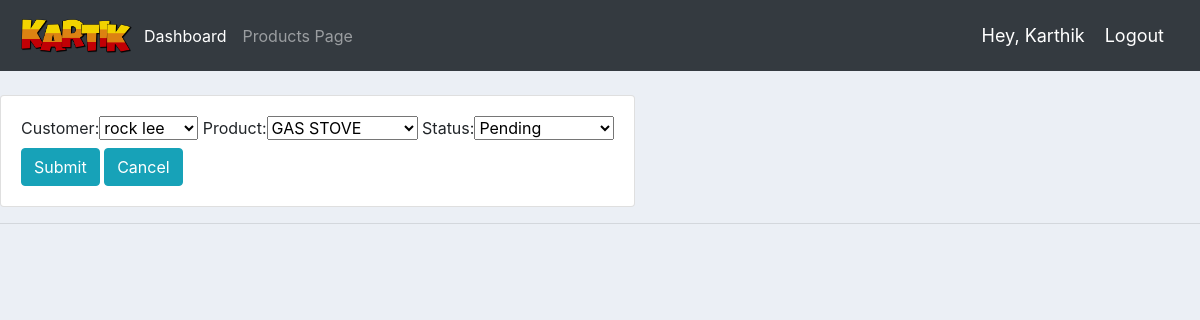
Screenshot of /update_order/3/ (signed in) with the database file from the repository.
### folder1/models.py (models this page shows, shortened)
class Order(models.Model):
	STATUS = (
			('Pending', 'Pending'),
			('Out for delivery', 'Out for delivery'),
			('Delivered', 'Delivered'),
			)
	customer = models.ForeignKey(Customer, null=True, on_delete= models.SET_NULL)
	product = models.ForeignKey(Product, null=True, on_delete= models.SET_NULL)
	date_created = models.DateTimeField(auto_now_add=True, null=True)
	status = models.CharField(max_length=200, null=True, choices=STATUS)

### folder1/views.py (the view)
# urls.py: path('update_order/<str:pk>/', views.updateOrder, name="update_order"),
@login_required(login_url='login')
def updateOrder(request, pk):
	order = Order.objects.get(id=pk)
	form = OrderForm(instance=order)
	if request.method == 'POST':
		form = OrderForm(request.POST, instance=order)
		if form.is_valid():
			form.save()
			return redirect('/')
	context = {'form':form}
	return render(request, 'account/Order_form.html', context)

### folder1/forms.py
class OrderForm(ModelForm):
	class Meta:
		model = Order
		fields = '__all__'

### folder1/models.py (called while the page is built)
	def __str__(self):
		return self.name

	def __str__(self):
		return self.name

### folder1/templates/account/Order_form.html (shortened to what this page needs)
{%  extends 'account/main.html' %}
{% load static %}
{% block content %}
<br>
<div class="row">
	<div class="col-mid-7">
		<div class="card card-body">
            <form action="" method="POST">
	          {{form}}
	          <br>
	          <input class="btn btn-info" type="submit" name="submit">
	          <a class="btn btn-info" href="{% url 'home' %}">Cancel</a>
            </form>
        </div>
    </div>
</div>
{% endblock %}

### folder1/templates/account/Navbar.html (shortened to what this page needs)
{% load static %}
<nav class="navbar navbar-expand-lg navbar-dark bg-dark">
  <img style="width: 90pt" src="{% static 'Images/logo.png' %}">
  <div class="collapse navbar-collapse" id="navbarNavDropdown">
    <ul class="navbar-nav">
      <li class="nav-item active">
        <a class="nav-link" href="{% url 'home' %}">Dashboard</a>
      </li>
      <li class="nav-item">
        <a class="nav-link" href="{% url 'products' %}">Products Page</a>
      </li>
    </ul>
  </div>
  <span class="hello-msg">Hey, {{request.user}}</span>
  <span><a class="hello-msg" href="{% url 'logout' %}">Logout</a></span>
</nav>

### Static/css/main.css (style rules this page uses)
body { background-color: #ebeff5; }

### folder1/templates/account/Navbar.html (style rules this page uses)
.hello-msg { font-size: 18px; color: #fff; margin-right: 20px; }

### rows the page displays
Order: customer "rock lee", product "GAS STOVE", status "Pending"

### other values shown
{{ request.user }} "Karthik"
